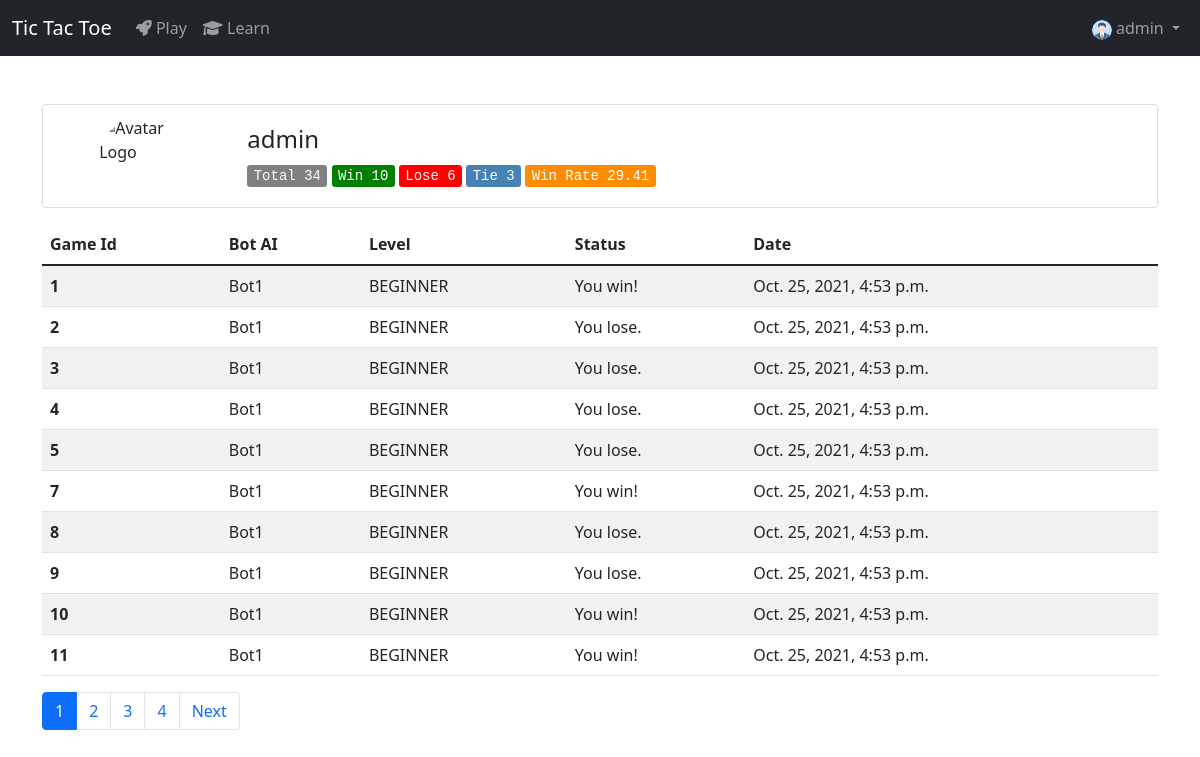
/profile/ (signed in), run on the app's committed database.
### myapp/models.py (models this page shows, shortened)
class Game(models.Model):
    game_id = models.AutoField(primary_key=True)
    player = models.ForeignKey(User, on_delete=models.CASCADE)
    bot = models.ForeignKey(Bot, on_delete=models.CASCADE)
    created = models.DateTimeField(auto_now_add=True)
    status = models.CharField(max_length=5, null=True, blank=True, choices=WIN_CHOICE)
    board1 = models.CharField(max_length=1)
    board2 = models.CharField(max_length=1)
    board3 = models.CharField(max_length=1)
    board4 = models.CharField(max_length=1)
    board5 = models.CharField(max_length=1)
    board6 = models.CharField(max_length=1)
    board7 = models.CharField(max_length=1)
    board8 = models.CharField(max_length=1)
    board9 = models.CharField(max_length=1)

class  Bot(models.Model):
    bot_id = models.AutoField(primary_key=True)
    name = models.CharField(max_length=100)
    description = models.TextField(null=True, blank=True)
    image = models.FileField(upload_to='upload/', null=True, blank=True)
    level = models.CharField(max_length =20, null=True, blank=True, choices=BOT_LEVE_CHOICE )

### myapp/views.py (the view)
# urls.py: path('profile/', views.profile, name='profile')
@login_required
def profile(request):
    games_list = Game.objects.filter(player = request.user)
    paginator = Paginator(games_list,10)
    page = request.GET.get('page')
    totalgame = games_list.count()
    wingame = games_list.filter(status="WIN").count()
    losegame = games_list.filter(status="LOSE").count()
    tiegame  = games_list.filter(status="TIE").count()
    winrate = wingame/totalgame*100
    print(wingame)
    try:
        games_list = paginator.page(page)
    except PageNotAnInteger:
        games_list = paginator.page(1)
    except EmptyPage:
        games_list = paginator.page(paginator.num_pages())
    return render(request, 'profile.html',{
        'games' : games_list,
        'totalgame' : totalgame,
        'wingame' : wingame,
        'losegame' : losegame,
        'tiegame' : tiegame,
        'winrate' : winrate
    })

### templates/profile.html (shortened to what this page needs)
{% extends "layouts/base.html" %}
{% load humanize %}
{% block content %}
<div class="card mb-3 mt-5 p-1">
    <div class="row g-0">
        <div class="col-md-2 d-flex justify-content-center align-items-center">
            <img id="botImage"
                src="https://images.unsplash.com/photo-1610450949065-1f2841536c88?ixid=MnwxMjA3fDB8MHxwaG90by1wYWdlfHx8fGVufDB8fHx8&ixlib=rb-1.2.1&auto=format&fit=crop&w=1287&q=80"
                alt="Avatar Logo" style="width:80px;height:80px;" class="rounded-circle z-depth-2">
        </div>
        <div class="col-md-10">
            <div class="card-body">
                <h4 class="card-title">{{ request.user }}</h4>
                    <kbd style="background-color: grey;">Total {{ totalgame }}</kbd>
                    <kbd style="background-color: green">Win {{ wingame }}</kbd>
                    <kbd style="background-color: red">Lose {{ losegame }}</kbd>
                    <kbd style="background-color: steelblue">Tie {{ tiegame }}</kbd>
                    <kbd style="background-color: darkorange">Win Rate {{ winrate|floatformat:2|intcomma  }}</kbd>
            </div>
        </div>
    </div>
</div>
<table class="table table-Secondary table-striped">
    <thead>
        <tr>
            <th scope="col">Game Id</th>
            <th scope="col">Bot AI</th>
            <th scope="col">Level</th>
            <th scope="col">Status</th>
            <th scope="col">Date</th>
        </tr>
    </thead>
    <tbody>
        {% for g in games %}
        <tr>
            <th scope="row">{{ g.game_id }}</th>
            <td>{{ g.bot.name }}</td>
            <td>{{ g.bot.level }}</td>
            <td>{{ g.status }}</td>
            <td>{{ g.created }}</td>
        </tr>
        {% endfor %}
    </tbody>
</table>
<ul class="pagination">
    {% for i in games.paginator.page_range %}
    <li class="page-item {% if games.number == i %}active{% endif %}">
        <a class="page-link" href="?page={{ i }}">{{ i }}</a>
    </li>
    {% endfor %}
    {% if games.has_next %}
    <li class="page-item"><a class="page-link" href="?page={{ games.next_page_number }}">Next</a></li>
    {% endif %}
</ul>
{% endblock %}

### templates/layouts/base.html (shortened to what this page needs)
<!DOCTYPE html>
<html lang="en">
<head>
    <link href="https://cdn.jsdelivr.net/npm/bootstrap@5.1.3/dist/css/bootstrap.min.css" rel="stylesheet"
>
    <link rel="stylesheet" href="https://cdnjs.cloudflare.com/ajax/libs/font-awesome/6.0.0-beta2/css/all.min.css"
 />
</head>
<body>
    <nav class="navbar navbar-expand-lg navbar-dark  bg-dark ">
        <div class="container-fluid">
            <a class="navbar-brand" href="/">Tic Tac Toe</a>
            <div class="collapse navbar-collapse" id="navbarSupportedContent">
                <ul class="navbar-nav me-auto mb-2 mb-lg-0">
                    <li class="nav-item actived">
                        <a class="nav-link" id="shop" href="{% url 'myapp:index' %}"><i class="fas fa-rocket"></i>
                            Play</a>
                    </li>
                    <li class="nav-item">
                        <a class="nav-link" id="newProduct" href="#"><i class="fas fa-graduation-cap"></i> Learn</a>
                    </li>
                </ul>
                <ul class="navbar-nav mr-auto mb-2 mb-lg-0">
                    {% if user.is_authenticated %}
                    <li class="nav-item dropdown">
                        <a class="nav-link dropdown-toggle" href="#" id="navbarDropdown" role="button"
                            data-bs-toggle="dropdown" aria-expanded="false">
                            <img src="\media\upload\profile.png" alt="mdo" width="20" height="20"
                                class="rounded-circle">
                            {{ request.user }}
                        </a>
                    </li>
                </ul>
                {% endif %}
            </div>
        </div>
    </nav>
    <div class="container">
        {% block content %}
        {% endblock %}
    </div>
</body>
</html>

### data on the page
Game: game_id "1", bot.name "Bot1", bot.level "BEGINNER", status "You win!", created "Oct. 25, 2021, 4:53 p.m."
Game: game_id "2", bot.name "Bot1", bot.level "BEGINNER", status "You lose.", created "Oct. 25, 2021, 4:53 p.m."
Game: game_id "3", bot.name "Bot1", bot.level "BEGINNER", status "You lose.", created "Oct. 25, 2021, 4:53 p.m."
Game: game_id "4", bot.name "Bot1", bot.level "BEGINNER", status "You lose.", created "Oct. 25, 2021, 4:53 p.m."
Game: game_id "5", bot.name "Bot1", bot.level "BEGINNER", status "You lose.", created "Oct. 25, 2021, 4:53 p.m."
Game: game_id "7", bot.name "Bot1", bot.level "BEGINNER", status "You win!", created "Oct. 25, 2021, 4:53 p.m."
Game: game_id "8", bot.name "Bot1", bot.level "BEGINNER", status "You lose.", created "Oct. 25, 2021, 4:53 p.m."
Game: game_id "9", bot.name "Bot1", bot.level "BEGINNER", status "You lose.", created "Oct. 25, 2021, 4:53 p.m."
Game: game_id "10", bot.name "Bot1", bot.level "BEGINNER", status "You win!", created "Oct. 25, 2021, 4:53 p.m."
Game: game_id "11", bot.name "Bot1", bot.level "BEGINNER", status "You win!", created "Oct. 25, 2021, 4:53 p.m."

### other printed values
{{ request.user }} "admin"
{{ totalgame }} "34"
{{ wingame }} "10"
{{ losegame }} "6"
{{ tiegame }} "3"
{{ winrate|floatformat:2|intcomma }} "29.41"
{{ i }} "1" "2" "3" "4"
